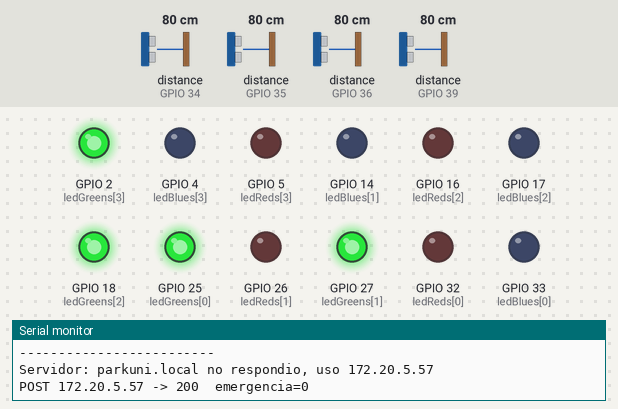
A sketch run on a simulated ESP32. On the bench: output pins drawn as LEDs (lit = HIGH), the last lines printed to the serial monitor. Wiring (inferred from the names in the program): 4 × ultrasonic range finder: trigger GPIO 19, echo GPIO 39 / trigger GPIO 21, echo GPIO 36 / trigger GPIO 22, echo GPIO 35 / trigger GPIO 23, echo GPIO 34. Inputs (shaded band) come from the test bench; at power-on: distance to the obstacle (sensors on GPIO 34, GPIO 35, GPIO 36, GPIO 39) 80 cm. The echo pulse lasts 58.3 µs per cm; WiFi joins after 1.5 s; servers stay silent unless stated; uploads are accepted with an empty reply; EEPROM starts erased; pins used as bus, display or sensor lines are not drawn.

Above: at 2.8 s.
2.9 s: distance to the obstacle (sensor on GPIO 34) set to 57 cm
4.4 s: distance to the obstacle (sensor on GPIO 34) set to 46 cm
At 6.2 s:
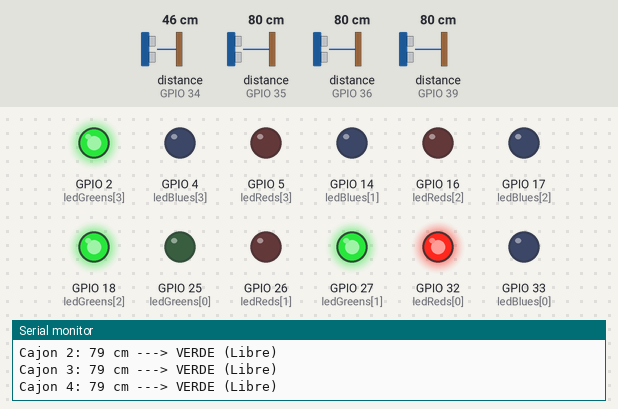
7.1 s: distance to the obstacle (sensor on GPIO 35) set to 13 cm
9.6 s: distance to the obstacle (sensor on GPIO 35) set to 10 cm
At 10.3 s:
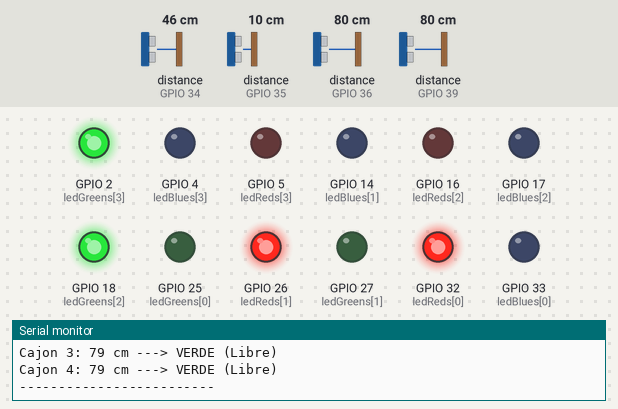
11.2 s: distance to the obstacle (sensor on GPIO 36) set to 13 cm
13.7 s: distance to the obstacle (sensor on GPIO 36) set to 10 cm
At 15.0 s:
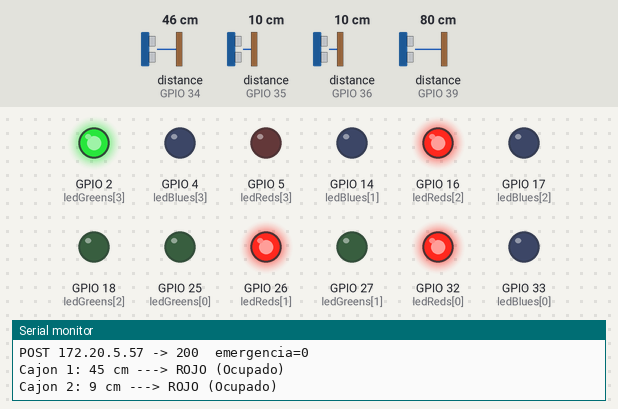
Timing chart, 0 to 16.2 s (numbered marks = the images above; inputs shaded):
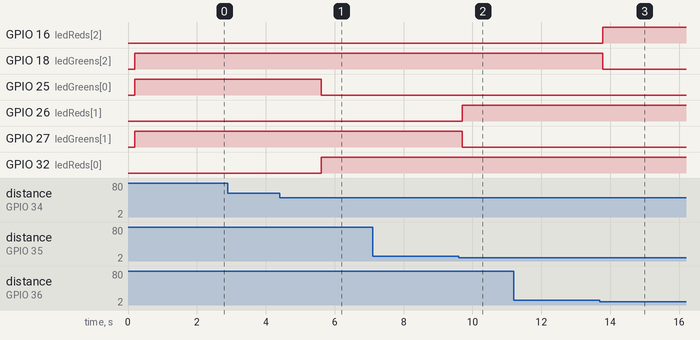

The sketch:

parkuni.ino
```cpp
// ParkUni — ESP32 con 4 sensores ultrasónicos y 4 LED RGB (prototipo).
//
// Combina el cableado probado del prototipo (ver docs/Ficha_Tecnica_Estacionamiento.docx) con
// el reporte al servidor:
//   * LED: VERDE = libre, ROJO = ocupado (el azul solo se usa en la emergencia, junto al rojo = MORADO).
//   * Cajón 1 = sensor AJ-SR04M impermeable (límite 50 cm); cajones 2-4 = HC-SR04 (límite 10 cm).
//   * Reporta por HTTP al servidor (POST /api/sensor) y de la misma respuesta lee si hay EMERGENCIA:
//     en ese caso los 4 LED parpadean en MORADO (rojo + azul) hasta que el administrador la desactive.
//   * Prueba de LED: desde el panel (admin.html) se puede fijar un color por LED para comprobar cuál falla.
//   * Sin WiFi o sin servidor los LED siguen funcionando solos con los sensores.
//   * El servidor se busca por NOMBRE (mDNS: parkuni.local), no por IP: así da igual en qué red esté la laptop.
//
// Cableado (no cambiar): ECHO por divisor de voltaje 1k + 2k (de 5 V a 3.3 V); sensores a VIN (5 V);
// cátodos de los LED RGB y tierras comunes a GND. LED de cátodo común: HIGH = encendido.

#include <WiFi.h>
#include <HTTPClient.h>
#include <ESPmDNS.h>
#include <Preferences.h>

// ======================= RED Y SERVIDOR =======================
const char* WIFI_SSID  = "Anahuac";                                 // red abierta, sin contraseña

// El servidor NO va por IP (cambia en cada red): se busca su nombre con mDNS. La laptop se llama "parkuni" y
// responde como parkuni.local (avahi). Si el nombre no responde se usa la última IP que funcionó (queda guardada
// en la memoria del ESP32, sobrevive a reinicios) y, si nunca hubo una, SERVER_IP_RESPALDO.
const char* SERVER_HOST        = "parkuni";            // debe ser el nombre (hostname) de la laptop
const int   SERVER_PORT        = 8000;
const char* SERVER_IP_RESPALDO = "172.20.5.57";        // solo si nunca se encontró al servidor por nombre

const unsigned long SEND_MS    = 1500;   // cada cuánto se reporta al servidor
const unsigned long MEASURE_MS = 600;    // cada cuánto se mide

// ======================= SENSORES Y LEDs (cableado real) =======================
const int N = 4;
const char* IDS[N] = { "A1", "A2", "A3", "A4" };   // deben coincidir con MAP.sensors (public/js/map-data.js)

const int trigPins[N]  = { 23, 22, 21, 19 };
const int echoPins[N]  = { 34, 35, 36, 39 };

const int ledReds[N]   = { 32, 26, 16, 5 };
const int ledGreens[N] = { 25, 27, 18, 2 };
const int ledBlues[N]  = { 33, 14, 17, 4 };

// Límite de detección por cajón: ocupado si mide ≤ límite.
const int LIMITES[N]   = { 50, 10, 10, 10 };      // cm  (cajón 1 = impermeable)
const int HISTERESIS   = 3;                       // cm de margen para volver a "libre" (evita parpadeo)

bool occupied[N];
int  distanceCm[N];                               // 0 = sin eco (fuera de rango)
bool emergency = false;
int  testMask[N] = { -1, -1, -1, -1 };            // prueba de LED pedida desde el panel: -1 = normal, 0-7 = bits R=1 G=2 B=4
unsigned long lastMeasure = 0, lastSend = 0;

Preferences prefs;                                // memoria no volátil: guarda la última IP buena del servidor
String serverIp = "";                             // IP que se está usando ("" = todavía hay que buscarla)
int failures = 0;                                 // reportes seguidos que fallaron
unsigned long lastResolve = 0;

// ======================= LED =======================
void setColor(int i, bool r, bool g, bool b) {
  digitalWrite(ledReds[i],   r ? HIGH : LOW);
  digitalWrite(ledGreens[i], g ? HIGH : LOW);
  digitalWrite(ledBlues[i],  b ? HIGH : LOW);
}

void updateLeds() {
  bool blink = (millis() / 500) % 2 == 0;                     // 1 s por ciclo
  for (int i = 0; i < N; i++) {
    if (testMask[i] >= 0)  setColor(i, testMask[i] & 1, testMask[i] & 2, testMask[i] & 4);   // prueba del panel (manda sobre todo)
    else if (emergency)    setColor(i, blink, false, blink);  // morado = rojo + azul
    else if (occupied[i])  setColor(i, true, false, false);   // ROJO  (ocupado)
    else                   setColor(i, false, true, false);   // VERDE (libre)
  }
}

// ======================= SENSOR =======================
int readCm(int i) {
  digitalWrite(trigPins[i], LOW);  delayMicroseconds(5);
  digitalWrite(trigPins[i], HIGH); delayMicroseconds(10);
  digitalWrite(trigPins[i], LOW);
  long us = pulseIn(echoPins[i], HIGH, 30000UL);              // 0 = sin eco
  return us == 0 ? 0 : (int)(us * 0.034 / 2);
}

int median3(int i) {                                          // mediana de 3 lecturas: filtra ruido
  int a = readCm(i); delay(30);
  int b = readCm(i); delay(30);
  int c = readCm(i);
  if (a > b) { int t = a; a = b; b = t; }
  if (b > c) b = c;
  return a > b ? a : b;
}

void measure() {
  for (int i = 0; i < N; i++) {
    int cm = median3(i);
    distanceCm[i] = (cm > 400) ? 0 : cm;                      // más de 4 m = fuera de rango
    if (cm > 0 && cm <= LIMITES[i])               occupied[i] = true;
    else if (cm == 0 || cm > LIMITES[i] + HISTERESIS) occupied[i] = false;   // sin eco = nada enfrente = libre

    Serial.printf("Cajon %d: ", i + 1);
    if (distanceCm[i] == 0) Serial.print("Fuera de rango");
    else                    Serial.printf("%d cm", distanceCm[i]);
    Serial.println(occupied[i] ? " ---> ROJO (Ocupado)" : " ---> VERDE (Libre)");

    updateLeds();                                             // mantiene el parpadeo de emergencia mientras se mide
    delay(100);                                               // que un sensor no interfiera con el siguiente
  }
  Serial.println("-------------------------");
}

// ======================= RED =======================
void connectWiFi() {
  if (WiFi.status() == WL_CONNECTED) return;
  serverIp = "";                                              // red nueva o reconectada: volver a buscar al servidor
  WiFi.mode(WIFI_STA);
  WiFi.setSleep(false);                                       // sin ahorro de energía: no se pierden las respuestas mDNS
  WiFi.begin(WIFI_SSID);
  unsigned long t0 = millis();
  while (WiFi.status() != WL_CONNECTED && millis() - t0 < 8000) { delay(200); updateLeds(); }
}

// Busca al servidor por nombre. Devuelve true si el nombre respondió; si no, deja la última IP buena o la de respaldo.
bool resolveServer() {
  lastResolve = millis();
  IPAddress ip(0, 0, 0, 0);
  if (MDNS.begin("parkuni-esp32")) ip = MDNS.queryHost(SERVER_HOST, 2000);   // bloquea hasta 2 s si nadie contesta
  if (ip != IPAddress(0, 0, 0, 0)) {
    serverIp = ip.toString();
    if (serverIp != prefs.getString("ip", "")) prefs.putString("ip", serverIp);   // solo escribe si cambió (cuida la flash)
    Serial.printf("Servidor: %s.local -> %s\n", SERVER_HOST, serverIp.c_str());
    return true;
  }
  if (serverIp.length() == 0) serverIp = prefs.getString("ip", SERVER_IP_RESPALDO);
  Serial.printf("Servidor: %s.local no respondio, uso %s\n", SERVER_HOST, serverIp.c_str());
  return false;
}

void clearTest() { for (int i = 0; i < N; i++) testMask[i] = -1; }

// La respuesta trae {"test": {"A2": 1, ...}} solo con los LED en prueba; los demás siguen normales.
void parseTest(const String& body) {
  int t = body.indexOf("\"test\"");
  for (int i = 0; i < N; i++) {
    int old = testMask[i];
    testMask[i] = -1;
    if (t >= 0) {
      int k = body.indexOf(String("\"") + IDS[i] + "\":", t);
      if (k >= 0) testMask[i] = body.substring(k + 5).toInt() & 7;
    }
    if (testMask[i] != old) Serial.printf("Prueba LED %s: %d\n", IDS[i], testMask[i]);
  }
}

void report() {
  if (WiFi.status() != WL_CONNECTED) return;
  // primer reporte en esta red, o varios fallos seguidos (el servidor pudo cambiar de IP): buscarlo de nuevo
  if (serverIp.length() == 0 || (failures >= 3 && millis() - lastResolve > 10000)) resolveServer();
  String json = "{\"sensors\":{";
  for (int i = 0; i < N; i++) {
    json += "\""; json += IDS[i]; json += "\":{\"occupied\":";
    json += occupied[i] ? "true" : "false";
    json += ",\"distance_cm\":"; json += distanceCm[i]; json += "}";
    if (i < N - 1) json += ",";
  }
  json += "}}";

  HTTPClient http;
  http.begin("http://" + serverIp + ":" + String(SERVER_PORT) + "/api/sensor");
  http.setTimeout(2500);
  http.addHeader("Content-Type", "application/json");
  int code = http.POST(json);
  if (code == 200) {
    String body = http.getString();                           // {"ok": true, "emergency": false}
    emergency = body.indexOf("\"emergency\": true") >= 0 || body.indexOf("\"emergency\":true") >= 0;
    parseTest(body);
    failures = 0;
  } else {
    failures++;
    if (failures >= 3) clearTest();                           // sin servidor no se queda un color de prueba pegado
  }
  http.end();
  Serial.printf("POST %s -> %d  emergencia=%d\n", serverIp.c_str(), code, emergency);
}

// ======================= SETUP / LOOP =======================
void setup() {
  Serial.begin(115200);
  prefs.begin("parkuni", false);
  for (int i = 0; i < N; i++) {
    pinMode(trigPins[i], OUTPUT);
    pinMode(echoPins[i], INPUT);
    pinMode(ledReds[i], OUTPUT);
    pinMode(ledGreens[i], OUTPUT);
    pinMode(ledBlues[i], OUTPUT);
    setColor(i, false, false, false);                         // apagados al inicio
    occupied[i] = false; distanceCm[i] = 0;
  }
  Serial.println("ParkUni listo. Cajon 1 a 50 cm | Cajones 2, 3 y 4 a 10 cm");
  connectWiFi();
}

void loop() {
  unsigned long now = millis();
  if (now - lastMeasure >= MEASURE_MS) { measure(); lastMeasure = millis(); }
  if (now - lastSend >= SEND_MS) { connectWiFi(); report(); lastSend = millis(); }
  updateLeds();                                               // el parpadeo de emergencia usa millis()
  delay(20);
}
```

Measured:
- the behaviour switches between 52 and 51 cm on distance to the obstacle (sensor on GPIO 34) (found by bisection; images 0 and 1)
- the behaviour switches between 12 and 11 cm on distance to the obstacle (sensor on GPIO 35) (found by bisection; images 1 and 2)
- the behaviour switches between 12 and 11 cm on distance to the obstacle (sensor on GPIO 36) (found by bisection; images 2 and 3)
- after the input at 4.4 s, GPIO 25 (ledGreens[0]): HIGH → LOW after 1.2 s; GPIO 32 (ledReds[0]): LOW → HIGH after 1.2 s
- after the input at 9.6 s, GPIO 26 (ledReds[1]): LOW → HIGH after 0.10 s; GPIO 27 (ledGreens[1]): HIGH → LOW after 0.10 s
- after the input at 13.7 s, GPIO 16 (ledReds[2]): LOW → HIGH after 0.08 s; GPIO 18 (ledGreens[2]): HIGH → LOW after 0.08 s
